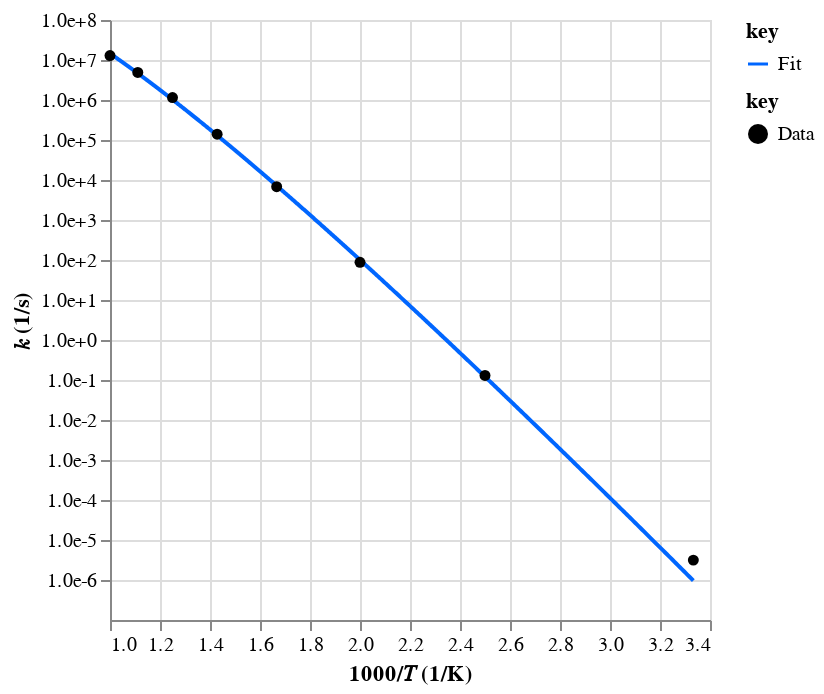
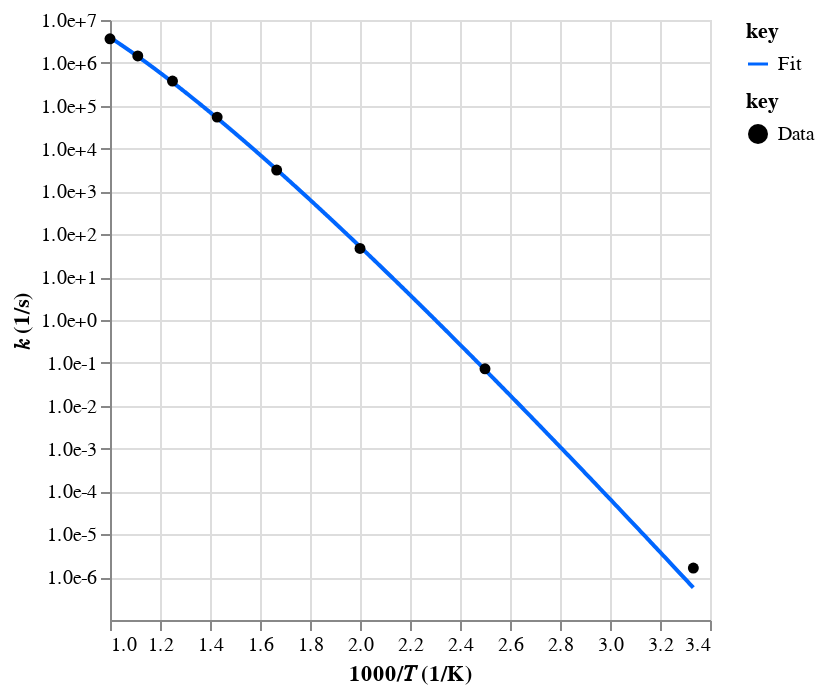
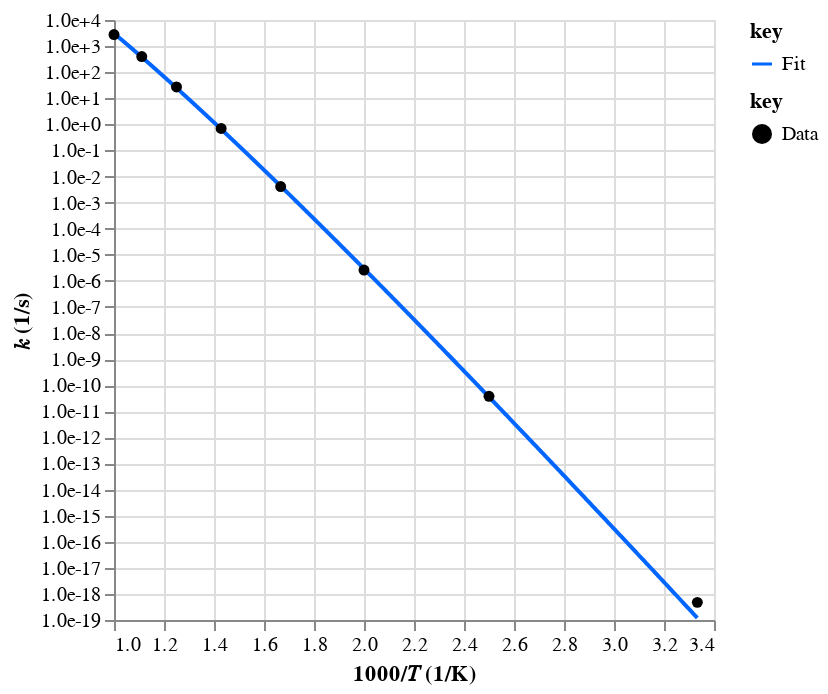
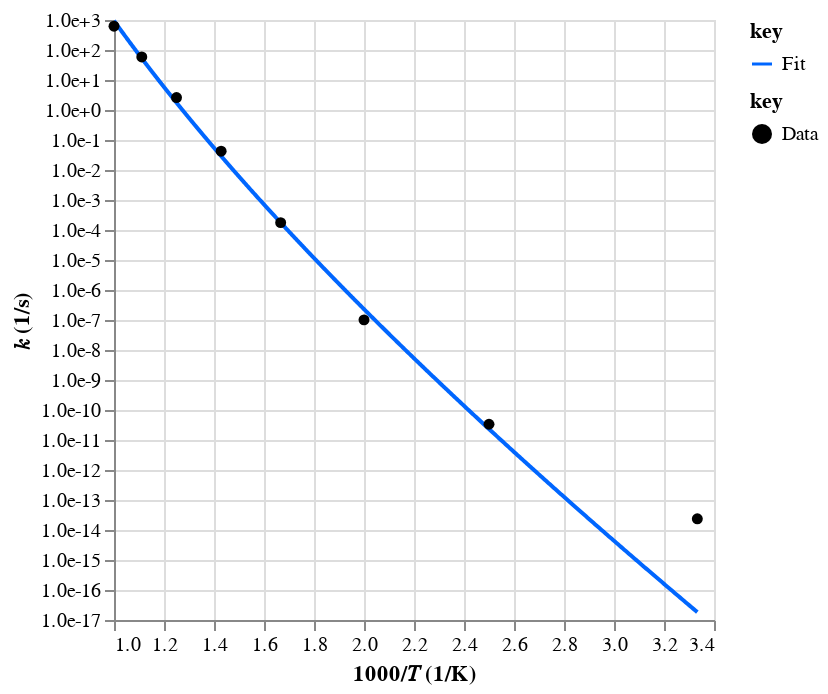

The notebook cell saved with these charts, in order:
### Code cell
label_dct = mess.surf.node_label_dict(surf_out)
obj_col = automech.util.df_.c_.temp()

print("Direct rates:")
for rate_key in mess.surf.rate_keys(
    surf_out, P_vals=[1.0], empty=False, well_skipping=False
):
    eq = mess.surf.edge_chemkin_equation(surf_out, rate_key)
    print(rate_key, eq)

    rate = surf_out.rates[rate_key]
    rate_fit = surf_out.rate_fits[rate_key]

    amchis = list(mit.unique_everseen(automech.reaction_amchis(mech, eq=eq)))
    for amchi in amchis:
        automol.amchi.display_reaction(*amchi)

    ref_rates = ref_labels = []
    if compare and amchis:
        ref_rates = [r.rate for r in automech.reaction_rate_objects(mech, eq)]
        ref_labels = [f"Ref {i}" for i, _ in enumerate(ref_rates)]

    display(
        ac.rate.data.display(
            [rate, rate_fit, *ref_rates],
            T_range=T_range,
            label=["Data", "Fit", *ref_labels],
            check_order=False,
        )
    )

    branch_frac_arr = branch_frac_dct[rate_key]
    branch_frac = np.nanmedian(branch_frac_arr)
    print(f"Median branching fraction: {branch_frac}")
    print(branch_frac_arr)
    print()

### Figure 1 — Vega-Lite specification as saved in the notebook (floating-point values rounded to 4 significant figures; data arrays with more than 128 entries replaced by an {"elided": "..."} marker saying what was removed)
{"config": {"view": {"continuousWidth": 300, "continuousHeight": 300}}, "layer": [{"data": {"name": "data-e1f8eb631bd7120f077a393e29774e38"}, "mark": {"type": "line"}, "encoding": {"color": {"field": "key", "scale": {"domain": ["Fit"], "range": ["#0066ff"]}, "type": "nominal"}, "x": {"field": "x", "scale": {"zero": false}, "title": "1000/𝑇 (1/K)", "type": "quantitative"}, "y": {"axis": {"format": ".1e", "values": [1e-06, 1e-05, 0.0001, 0.001, 0.01, 0.1, 1, 10, 100, 1000, 10000, 100000, 1000000, 10000000, 100000000]}, "field": "value", "scale": {"type": "log"}, "title": "𝑘 (1/s)", "type": "quantitative"}}, "transform": [{"fold": ["Fit"]}]}, {"data": {"name": "data-499eb2298bfec226d0721b4f687cba79"}, "mark": {"type": "point", "filled": true, "opacity": 1}, "encoding": {"color": {"field": "key", "scale": {"domain": ["Data"], "range": ["#000000"]}, "type": "nominal"}, "x": {"field": "x", "scale": {"zero": false}, "title": "1000/𝑇 (1/K)", "type": "quantitative"}, "y": {"axis": {"format": ".1e", "values": [1e-06, 1e-05, 0.0001, 0.001, 0.01, 0.1, 1, 10, 100, 1000, 10000, 100000, 1000000, 10000000, 100000000]}, "field": "value", "scale": {"type": "log"}, "title": "𝑘 (1/s)", "type": "quantitative"}}, "transform": [{"fold": ["Data"]}]}], "resolve": {"scale": {"color": "independent"}}, "$schema": "https://vega.github.io/schema/vega-lite/v5.20.1.json", "datasets": {"data-e1f8eb631bd7120f077a393e29774e38": {"elided": "1000 records"}, "data-499eb2298bfec226d0721b4f687cba79": [{"x": 3.333, "Data": 3.14e-06}, {"x": 2.5, "Data": 0.13}, {"x": 2.0, "Data": 87.71}, {"x": 1.667, "Data": 6811.0}, {"x": 1.429, "Data": 140000.0}, {"x": 1.25, "Data": 1150000.0}, {"x": 1.111, "Data": 4892000.0}, {"x": 1.0, "Data": 12940000.0}]}}

### Figure 2 — Vega-Lite specification as saved in the notebook (floating-point values rounded to 4 significant figures; data arrays with more than 128 entries replaced by an {"elided": "..."} marker saying what was removed)
{"config": {"view": {"continuousWidth": 300, "continuousHeight": 300}}, "layer": [{"data": {"name": "data-9641cf9be3d031746f2bad4b8dba745a"}, "mark": {"type": "line"}, "encoding": {"color": {"field": "key", "scale": {"domain": ["Fit"], "range": ["#0066ff"]}, "type": "nominal"}, "x": {"field": "x", "scale": {"zero": false}, "title": "1000/𝑇 (1/K)", "type": "quantitative"}, "y": {"axis": {"format": ".1e", "values": [1e-06, 1e-05, 0.0001, 0.001, 0.01, 0.1, 1, 10, 100, 1000, 10000, 100000, 1000000, 10000000, 100000000]}, "field": "value", "scale": {"type": "log"}, "title": "𝑘 (1/s)", "type": "quantitative"}}, "transform": [{"fold": ["Fit"]}]}, {"data": {"name": "data-2db8a78b4cf2537333fde42586d3c0db"}, "mark": {"type": "point", "filled": true, "opacity": 1}, "encoding": {"color": {"field": "key", "scale": {"domain": ["Data"], "range": ["#000000"]}, "type": "nominal"}, "x": {"field": "x", "scale": {"zero": false}, "title": "1000/𝑇 (1/K)", "type": "quantitative"}, "y": {"axis": {"format": ".1e", "values": [1e-06, 1e-05, 0.0001, 0.001, 0.01, 0.1, 1, 10, 100, 1000, 10000, 100000, 1000000, 10000000, 100000000]}, "field": "value", "scale": {"type": "log"}, "title": "𝑘 (1/s)", "type": "quantitative"}}, "transform": [{"fold": ["Data"]}]}], "resolve": {"scale": {"color": "independent"}}, "$schema": "https://vega.github.io/schema/vega-lite/v5.20.1.json", "datasets": {"data-9641cf9be3d031746f2bad4b8dba745a": {"elided": "1000 records"}, "data-2db8a78b4cf2537333fde42586d3c0db": [{"x": 3.333, "Data": 1.63e-06}, {"x": 2.5, "Data": 0.0725}, {"x": 2.0, "Data": 46.6}, {"x": 1.667, "Data": 3160.0}, {"x": 1.429, "Data": 54210.0}, {"x": 1.25, "Data": 377100.0}, {"x": 1.111, "Data": 1451000.0}, {"x": 1.0, "Data": 3649000.0}]}}

### Figure 3 — Vega-Lite specification as saved in the notebook (floating-point values rounded to 4 significant figures; data arrays with more than 128 entries replaced by an {"elided": "..."} marker saying what was removed)
{"config": {"view": {"continuousWidth": 300, "continuousHeight": 300}}, "layer": [{"data": {"name": "data-934a6b8af0c6506315fa21920ab467f3"}, "mark": {"type": "line"}, "encoding": {"color": {"field": "key", "scale": {"domain": ["Fit"], "range": ["#0066ff"]}, "type": "nominal"}, "x": {"field": "x", "scale": {"zero": false}, "title": "1000/𝑇 (1/K)", "type": "quantitative"}, "y": {"axis": {"format": ".1e", "values": [1e-19, 1e-18, 1e-17, 1e-16, 1e-15, 1e-14, 1e-13, 1e-12, 1e-11, 1e-10, 1e-09, 1e-08, 1e-07, 1e-06, 1e-05, 0.0001, 0.001, 0.01, 0.1, 1, 10, 100, 1000, 10000]}, "field": "value", "scale": {"type": "log"}, "title": "𝑘 (1/s)", "type": "quantitative"}}, "transform": [{"fold": ["Fit"]}]}, {"data": {"name": "data-76ba701fadba131552d83d9e50acf6ef"}, "mark": {"type": "point", "filled": true, "opacity": 1}, "encoding": {"color": {"field": "key", "scale": {"domain": ["Data"], "range": ["#000000"]}, "type": "nominal"}, "x": {"field": "x", "scale": {"zero": false}, "title": "1000/𝑇 (1/K)", "type": "quantitative"}, "y": {"axis": {"format": ".1e", "values": [1e-18, 1e-17, 1e-16, 1e-15, 1e-14, 1e-13, 1e-12, 1e-11, 1e-10, 1e-09, 1e-08, 1e-07, 1e-06, 1e-05, 0.0001, 0.001, 0.01, 0.1, 1, 10, 100, 1000, 10000]}, "field": "value", "scale": {"type": "log"}, "title": "𝑘 (1/s)", "type": "quantitative"}}, "transform": [{"fold": ["Data"]}]}], "resolve": {"scale": {"color": "independent"}}, "$schema": "https://vega.github.io/schema/vega-lite/v5.20.1.json", "datasets": {"data-934a6b8af0c6506315fa21920ab467f3": {"elided": "1000 records"}, "data-76ba701fadba131552d83d9e50acf6ef": [{"x": 3.333, "Data": 4.74e-19}, {"x": 2.5, "Data": 3.76e-11}, {"x": 2.0, "Data": 2.59e-06}, {"x": 1.667, "Data": 0.00412}, {"x": 1.429, "Data": 0.696}, {"x": 1.25, "Data": 27.2}, {"x": 1.111, "Data": 397.0}, {"x": 1.0, "Data": 2780.0}]}}

### Figure 4 — Vega-Lite specification as saved in the notebook (floating-point values rounded to 4 significant figures; data arrays with more than 128 entries replaced by an {"elided": "..."} marker saying what was removed)
{"config": {"view": {"continuousWidth": 300, "continuousHeight": 300}}, "layer": [{"data": {"name": "data-901828e21d84b91adef16fcff38d517a"}, "mark": {"type": "line"}, "encoding": {"color": {"field": "key", "scale": {"domain": ["Fit"], "range": ["#0066ff"]}, "type": "nominal"}, "x": {"field": "x", "scale": {"zero": false}, "title": "1000/𝑇 (1/K)", "type": "quantitative"}, "y": {"axis": {"format": ".1e", "values": [1e-17, 1e-16, 1e-15, 1e-14, 1e-13, 1e-12, 1e-11, 1e-10, 1e-09, 1e-08, 1e-07, 1e-06, 1e-05, 0.0001, 0.001, 0.01, 0.1, 1, 10, 100, 1000, 10000]}, "field": "value", "scale": {"type": "log"}, "title": "𝑘 (1/s)", "type": "quantitative"}}, "transform": [{"fold": ["Fit"]}]}, {"data": {"name": "data-2fec1d9877d3dcc175f5138a3907652b"}, "mark": {"type": "point", "filled": true, "opacity": 1}, "encoding": {"color": {"field": "key", "scale": {"domain": ["Data"], "range": ["#000000"]}, "type": "nominal"}, "x": {"field": "x", "scale": {"zero": false}, "title": "1000/𝑇 (1/K)", "type": "quantitative"}, "y": {"axis": {"format": ".1e", "values": [1e-14, 1e-13, 1e-12, 1e-11, 1e-10, 1e-09, 1e-08, 1e-07, 1e-06, 1e-05, 0.0001, 0.001, 0.01, 0.1, 1, 10, 100, 1000, 10000]}, "field": "value", "scale": {"type": "log"}, "title": "𝑘 (1/s)", "type": "quantitative"}}, "transform": [{"fold": ["Data"]}]}], "resolve": {"scale": {"color": "independent"}}, "$schema": "https://vega.github.io/schema/vega-lite/v5.20.1.json", "datasets": {"data-901828e21d84b91adef16fcff38d517a": {"elided": "1000 records"}, "data-2fec1d9877d3dcc175f5138a3907652b": [{"x": 3.333, "Data": 2.37e-14}, {"x": 2.5, "Data": 3.35e-11}, {"x": 2.0, "Data": 1.01e-07}, {"x": 1.667, "Data": 0.000176}, {"x": 1.429, "Data": 0.0425}, {"x": 1.25, "Data": 2.59}, {"x": 1.111, "Data": 58.7}, {"x": 1.0, "Data": 620.0}]}}
